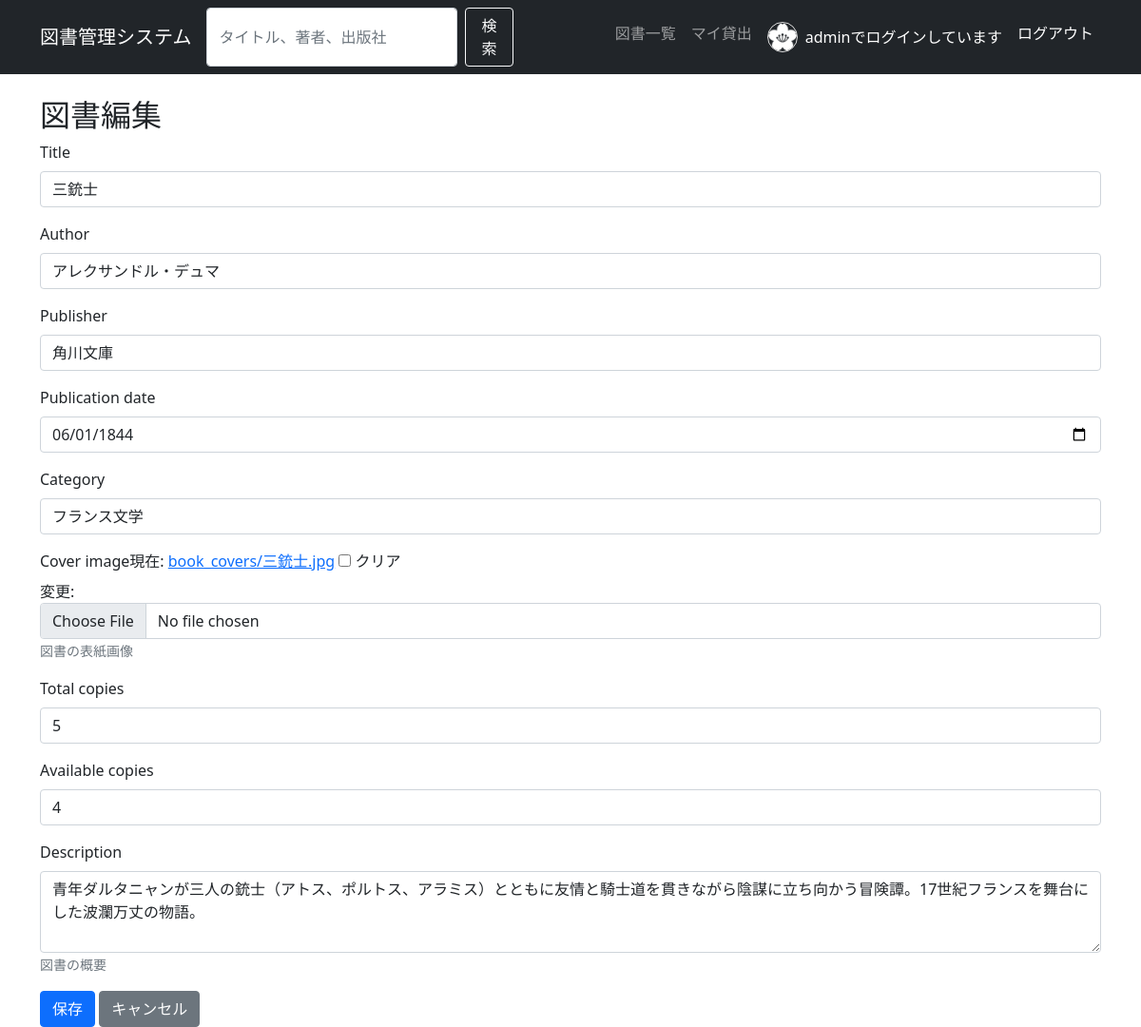
The app's page /books/12/edit/ (signed in), older data.
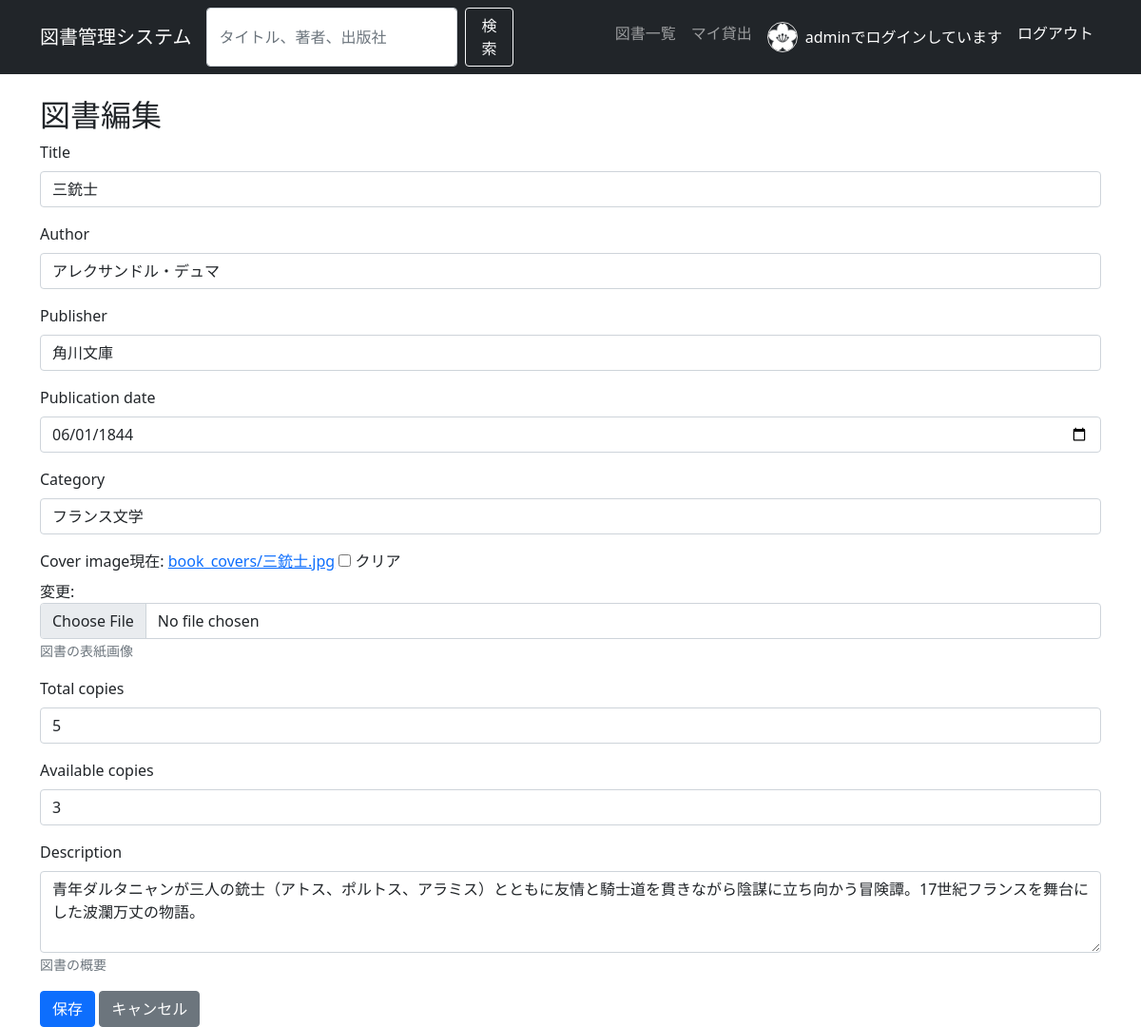
The same page, newer data.
### book_management/models.py (models this page shows, shortened)
class Book(models.Model):
    book_id = models.AutoField(primary_key=True)
    isbn = models.CharField(max_length=13, unique=True, null=True,blank=True,help_text="ISBNコード（重複不可、空白不可）")
    title = models.CharField(max_length=200)
    author = models.CharField(max_length=100)
    publisher = models.CharField(max_length=200)
    publication_date = models.DateField()
    category = models.CharField(max_length=50, null=True, blank=True)
    cover_image = models.ImageField(
        upload_to='book_covers',
        null=True,
        blank=True,
        help_text="図書の表紙画像"
        )
    total_copies = models.PositiveIntegerField(default=1)
    available_copies = models.PositiveIntegerField(default=1)
    description = models.TextField(null=True, blank=True,help_text="図書の概要")
    average_rating = models.DecimalField(
        max_digits=3,
        decimal_places=2,
        default=0.00,
        help_text="平均評価"
    )
    review_count = models.PositiveIntegerField(default=0, help_text="レビュー数")
    created_at = models.DateTimeField(auto_now_add=True)
    updated_at = models.DateTimeField(auto_now=True)

### book_management/views.py (the view)
# urls.py: path('books/<int:pk>/edit/', views.edit_book, name='edit_book'),
def edit_book(request, pk):
    if not request.user.is_staff:
        return HttpResponse('権限がありません', status=403)
    book = get_object_or_404(Book, pk=pk)
    if request.method == 'POST':
        form = BookForm(request.POST, request.FILES, instance=book)
        if form.is_valid():
            form.save()
            messages.success(request, '図書情報を更新しました。')
            return redirect('book_management:index')
    else:
        form = BookForm(instance=book)
    return render(request, 'book_management/book_form.html', {'form': form})

### book_management/forms.py
class BookForm(forms.ModelForm):
    class Meta:
        model = Book
        fields = [
            'title', 'author', 'publisher', 'publication_date', 'category',
            'cover_image', 'total_copies', 'available_copies', 'description'
        ]
        widgets = {
            'publication_date': forms.DateInput(attrs={'type': 'date'}),
            'description': forms.Textarea(attrs={'rows': 3}),
        }

### templates/book_management/book_form.html (shortened to what this page needs)
{% extends 'base.html' %}
{% load django_bootstrap5 %}
{% block content %}
<h2>{% if form.instance.pk %}図書編集{% else %}図書追加{% endif %}</h2>
<form method="post" enctype="multipart/form-data">
    {% bootstrap_form form %}
    <button type="submit" class="btn btn-primary">保存</button>
    <a href="{% url 'book_management:index' %}" class="btn btn-secondary">キャンセル</a>
</form>
{% endblock %}

Row changes from the older to the newer data that the page shows:
changed Book "三銃士": available_copies "4" → "3"
